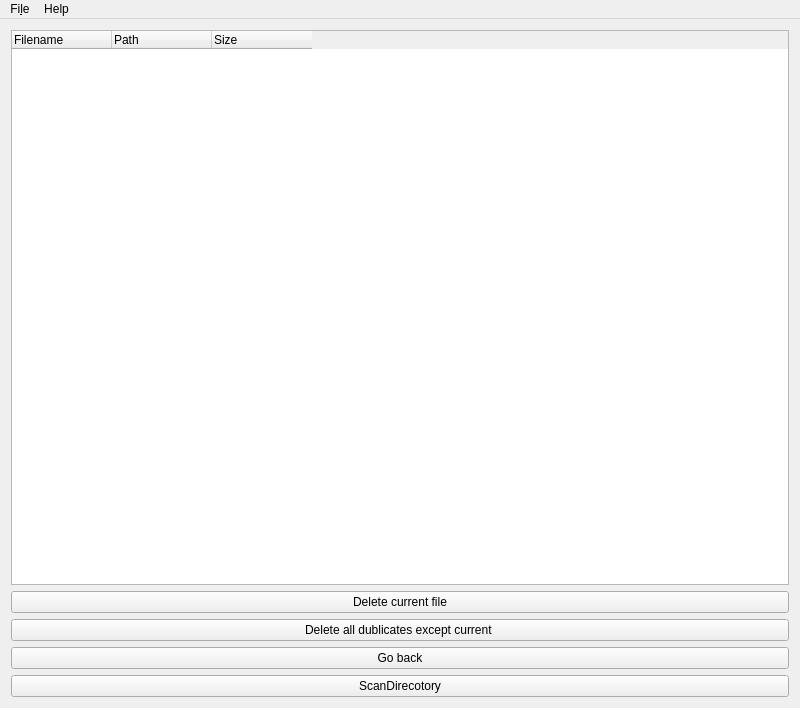
<?xml version="1.0" encoding="UTF-8"?>
<ui version="4.0">
 <class>MainWindow</class>
 <widget class="QMainWindow" name="MainWindow">
  <property name="geometry">
   <rect>
    <x>0</x>
    <y>0</y>
    <width>800</width>
    <height>708</height>
   </rect>
  </property>
  <property name="windowTitle">
   <string>MainWindow</string>
  </property>
  <widget class="QWidget" name="centralWidget">
   <layout class="QVBoxLayout" name="verticalLayout_2">
    <item>
     <widget class="MyTreeWidget" name="treeWidget">
      <property name="animated">
       <bool>true</bool>
      </property>
      <attribute name="headerMinimumSectionSize">
       <number>100</number>
      </attribute>
      <attribute name="headerStretchLastSection">
       <bool>false</bool>
      </attribute>
      <column>
       <property name="text">
        <string>Filename</string>
       </property>
      </column>
      <column>
       <property name="text">
        <string>Path</string>
       </property>
      </column>
      <column>
       <property name="text">
        <string>Size</string>
       </property>
      </column>
     </widget>
    </item>
    <item>
     <widget class="QPushButton" name="pushDeleteCurrent">
      <property name="text">
       <string>Delete current file</string>
      </property>
     </widget>
    </item>
    <item>
     <widget class="QPushButton" name="pushMakeItemUnique">
      <property name="text">
       <string>Delete all dublicates except current </string>
      </property>
     </widget>
    </item>
    <item>
     <widget class="QPushButton" name="pushGoBack">
      <property name="text">
       <string>Go back</string>
      </property>
     </widget>
    </item>
    <item>
     <widget class="QPushButton" name="pushScanDir">
      <property name="text">
       <string>ScanDirecotory</string>
      </property>
     </widget>
    </item>
   </layout>
  </widget>
  <widget class="QMenuBar" name="menuBar">
   <property name="geometry">
    <rect>
     <x>0</x>
     <y>0</y>
     <width>800</width>
     <height>22</height>
    </rect>
   </property>
   <widget class="QMenu" name="menuFile">
    <property name="title">
     <string>Fi&amp;le</string>
    </property>
    <addaction name="separator"/>
    <addaction name="actionExit"/>
   </widget>
   <widget class="QMenu" name="menuHelp">
    <property name="title">
     <string>Help</string>
    </property>
    <addaction name="actionAbout"/>
   </widget>
   <addaction name="menuFile"/>
   <addaction name="menuHelp"/>
  </widget>
  <action name="actionScan_Directory">
   <property name="text">
    <string>&amp;Scan Directory...</string>
   </property>
  </action>
  <action name="actionExit">
   <property name="text">
    <string>&amp;Exit</string>
   </property>
  </action>
  <action name="actionAbout">
   <property name="text">
    <string>About</string>
   </property>
  </action>
 </widget>
 <layoutdefault spacing="6" margin="11"/>
 <customwidgets>
  <customwidget>
   <class>MyTreeWidget</class>
   <extends>QTreeWidget</extends>
   <header>mytreewidget.h</header>
  </customwidget>
 </customwidgets>
 <resources/>
 <connections/>
</ui>
